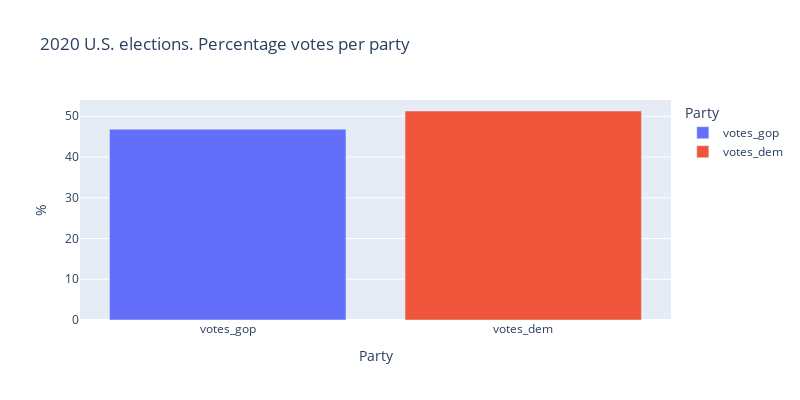

Here is the notebook cell this chart was saved with:
### Code cell
fig = px.bar(pct_votes_party,
             x=pct_votes_party.keys(),
             y=pct_votes_party.values,
             title="2020 U.S. elections. Percentage votes per party", 
             labels={"y": "%",
                     "state_name": "State",
                     "index": "Party"},
             color=pct_votes_party.keys(),
             height=400,
             width=800
            )
fig

### Figure 1 — Plotly figure (JSON) as saved in the notebook; plotly's stock layout.template omitted (floating-point values rounded to 4 significant figures)
{"data": [{"alignmentgroup": "True", "hovertemplate": "Party=%{x}<br>%=%{y}<extra></extra>", "legendgroup": "votes_gop", "marker": {"color": "#636efa", "pattern": {"shape": ""}}, "name": "votes_gop", "offsetgroup": "votes_gop", "orientation": "v", "showlegend": true, "textposition": "auto", "type": "bar", "x": ["votes_gop"], "xaxis": "x", "y": [46.84], "yaxis": "y"}, {"alignmentgroup": "True", "hovertemplate": "Party=%{x}<br>%=%{y}<extra></extra>", "legendgroup": "votes_dem", "marker": {"color": "#EF553B", "pattern": {"shape": ""}}, "name": "votes_dem", "offsetgroup": "votes_dem", "orientation": "v", "showlegend": true, "textposition": "auto", "type": "bar", "x": ["votes_dem"], "xaxis": "x", "y": [51.29], "yaxis": "y"}], "layout": {"barmode": "relative", "height": 400, "legend": {"title": {"text": "Party"}, "tracegroupgap": 0}, "title": {"text": "2020 U.S. elections. Percentage votes per party"}, "width": 800, "xaxis": {"anchor": "y", "categoryarray": ["votes_gop", "votes_dem"], "categoryorder": "array", "domain": [0, 1], "title": {"text": "Party"}}, "yaxis": {"anchor": "x", "domain": [0, 1], "title": {"text": "%"}}}}
